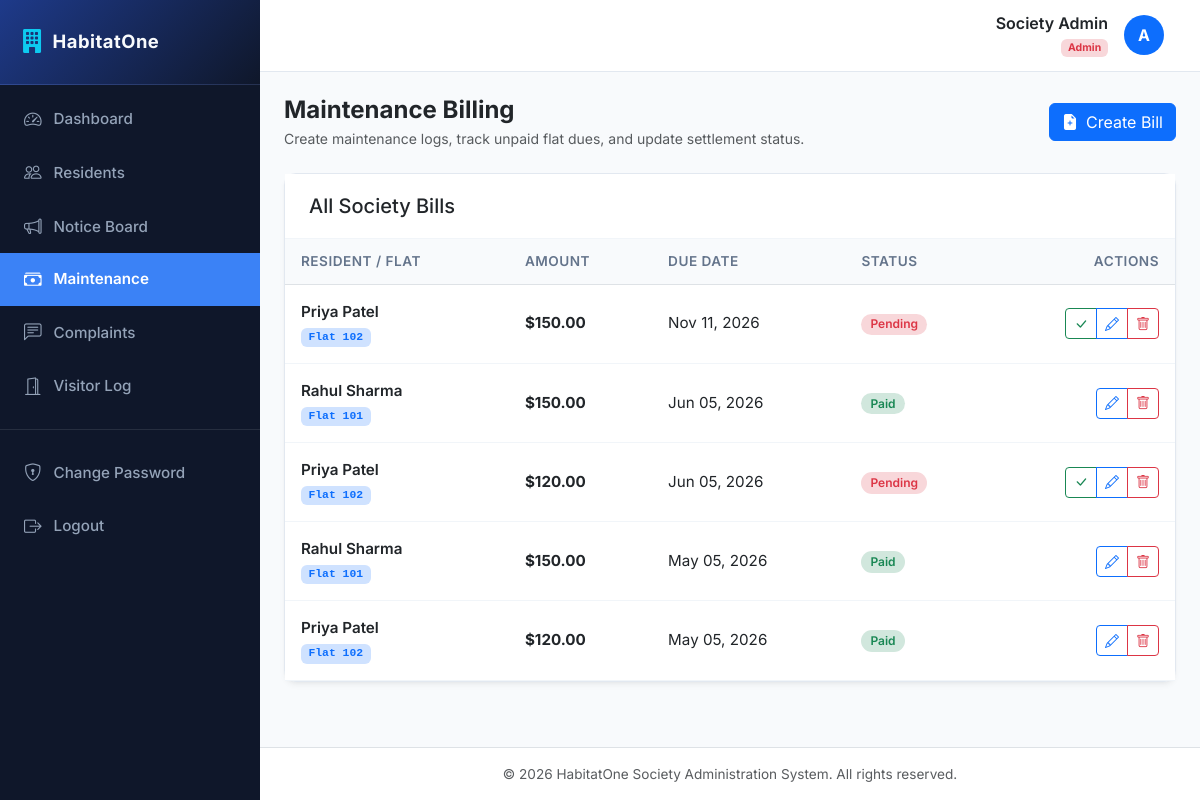
/maintenance/ (signed in), run on the app's committed database.
### accounts/models.py (models this page shows, shortened)
class User(AbstractUser):
    ROLE_CHOICES = (
        ('ADMIN', 'Society Admin'),
        ('RESIDENT', 'Resident'),
    )
    role = models.CharField(max_length=10, choices=ROLE_CHOICES, default='RESIDENT')

### maintenance/models.py (models this page shows, shortened)
class MaintenanceBill(models.Model):
    STATUS_CHOICES = (
        ('PENDING', 'Pending'),
        ('PAID', 'Paid'),
    )
    resident = models.ForeignKey(Resident, on_delete=models.CASCADE, related_name='bills')
    amount = models.DecimalField(max_digits=10, decimal_places=2)
    due_date = models.DateField()
    status = models.CharField(max_length=10, choices=STATUS_CHOICES, default='PENDING')

### residents/models.py (models this page shows, shortened)
class Resident(models.Model):
    user = models.OneToOneField(settings.AUTH_USER_MODEL, on_delete=models.CASCADE, related_name='resident_profile')
    flat_number = models.CharField(max_length=50)
    phone = models.CharField(max_length=15)
    family_members = models.PositiveIntegerField(default=1)
    move_in_date = models.DateField()

### maintenance/views.py (the view, shortened to what this page needs)
# urls.py: path('', views.bill_list, name='list'),
@login_required
def bill_list(request):
    if request.user.role == 'ADMIN':
        bills = MaintenanceBill.objects.all().select_related('resident__user').order_by('-due_date')
        return render(request, 'maintenance/admin_list.html', {'bills': bills})

### templates/maintenance/admin_list.html (shortened to what this page needs)
{% extends 'base.html' %}
{% block content %}
<div class="d-flex justify-content-between align-items-center mb-4">
    <div>
        <h4 class="mb-1 text-dark fw-bold">Maintenance Billing</h4>
        <p class="text-muted mb-0 small">Create maintenance logs, track unpaid flat dues, and update settlement status.</p>
    </div>
    <a href="{% url 'maintenance:create' %}" class="btn btn-primary d-flex align-items-center gap-2">
        <i class="bi bi-file-earmark-plus-fill"></i> Create Bill
    </a>
</div>
<div class="card card-custom">
    <div class="card-header-custom d-flex justify-content-between align-items-center">
        <h5 class="mb-0">All Society Bills</h5>
    </div>
    <div class="card-body-custom p-0">
        <div class="table-responsive">
            <table class="table table-custom align-middle">
                <thead>
                    <tr>
                        <th>Resident / Flat</th>
                        <th>Amount</th>
                        <th>Due Date</th>
                        <th>Status</th>
                        <th class="text-end">Actions</th>
                    </tr>
                </thead>
                <tbody>
                    {% for bill in bills %}
                        <tr>
                            <td>
                                <div class="fw-semibold text-dark">{{ bill.resident.user.get_full_name|default:bill.resident.user.username }}</div>
                                <span class="badge bg-primary-subtle text-primary font-monospace text-xs mt-1">Flat {{ bill.resident.flat_number }}</span>
                            </td>
                            <td class="fw-bold">${{ bill.amount }}</td>
                            <td>{{ bill.due_date|date:"M d, Y" }}</td>
                            <td>
                                {% if bill.status == 'PAID' %}
                                    <span class="badge bg-success-subtle text-success badge-status">Paid</span>
                                {% else %}
                                    <span class="badge bg-danger-subtle text-danger badge-status">Pending</span>
                                {% endif %}
                            </td>
                            <td class="text-end">
                                <div class="btn-group btn-group-sm">
                                    {% if bill.status == 'PENDING' %}
                                        <a href="{% url 'maintenance:mark_paid' bill.pk %}" class="btn btn-outline-success" title="Mark as Paid">
                                            <i class="bi bi-check-lg"></i>
                                        </a>
                                    {% endif %}
                                    <a href="{% url 'maintenance:edit' bill.pk %}" class="btn btn-outline-primary" title="Edit Bill">
                                        <i class="bi bi-pencil"></i>
                                    </a>
                                    <a href="{% url 'maintenance:delete' bill.pk %}" class="btn btn-outline-danger" title="Delete Bill">
                                        <i class="bi bi-trash"></i>
                                    </a>
                                </div>
                            </td>
                        </tr>
                    {% endfor %}
                </tbody>
            </table>
        </div>
    </div>
</div>
{% endblock %}

### templates/base.html (shortened to what this page needs)
<!DOCTYPE html>
<html lang="en">
<head>
    <link href="https://cdn.jsdelivr.net/npm/bootstrap@5.3.0/dist/css/bootstrap.min.css" rel="stylesheet">
    <link rel="stylesheet" href="https://cdn.jsdelivr.net/npm/bootstrap-icons@1.10.5/font/bootstrap-icons.css">
</head>
<body>
    <div class="d-flex" id="wrapper">
        <div id="sidebar-wrapper">
            <div class="sidebar-heading d-flex align-items-center gap-2">
                <i class="bi bi-building-fill text-info fs-4"></i>
                <span>HabitatOne</span>
            </div>
            <div class="list-group list-group-flush mt-2">
                <a href="{% url 'dashboard:home' %}" class="list-group-item list-group-item-action {% if request.resolver_match.app_name == 'dashboard' %}active{% endif %}">
                    <i class="bi bi-speedometer2"></i> Dashboard
                </a>
                {% if request.user.role == 'ADMIN' %}
                <a href="{% url 'residents:list' %}" class="list-group-item list-group-item-action {% if request.resolver_match.app_name == 'residents' %}active{% endif %}">
                    <i class="bi bi-people"></i> Residents
                </a>
                {% endif %}
                <a href="{% url 'notices:list' %}" class="list-group-item list-group-item-action {% if request.resolver_match.app_name == 'notices' %}active{% endif %}">
                    <i class="bi bi-megaphone"></i> Notice Board
                </a>
                <a href="{% url 'maintenance:list' %}" class="list-group-item list-group-item-action {% if request.resolver_match.app_name == 'maintenance' %}active{% endif %}">
                    <i class="bi bi-cash-stack"></i> Maintenance
                </a>
                <a href="{% url 'complaints:list' %}" class="list-group-item list-group-item-action {% if request.resolver_match.app_name == 'complaints' %}active{% endif %}">
                    <i class="bi bi-chat-left-text"></i> Complaints
                </a>
                <a href="{% url 'visitors:list' %}" class="list-group-item list-group-item-action {% if request.resolver_match.app_name == 'visitors' %}active{% endif %}">
                    <i class="bi bi-door-open"></i> Visitor Log
                </a>
                <div class="border-top border-secondary my-3 opacity-25"></div>
                <a href="{% url 'accounts:password_change' %}" class="list-group-item list-group-item-action {% if request.resolver_match.url_name == 'password_change' %}active{% endif %}">
                    <i class="bi bi-shield-lock"></i> Change Password
                </a>
                <a href="{% url 'accounts:logout' %}" class="list-group-item list-group-item-action">
                    <i class="bi bi-box-arrow-right"></i> Logout
                </a>
            </div>
        </div>
        <div id="page-content-wrapper">
            <nav class="navbar navbar-expand-lg navbar-custom navbar-light">
                <div class="container-fluid">
                    <div class="ms-auto d-flex align-items-center gap-3">
                        <div class="text-end d-none d-sm-block">
                            <h6 class="mb-0 fw-semibold text-dark">{{ request.user.get_full_name|default:request.user.username }}</h6>
                            <small class="text-muted">
                                {% if request.user.role == 'ADMIN' %}
                                    <span class="badge bg-danger-subtle text-danger">Admin</span>
                                {% else %}
                                    <span class="badge bg-primary-subtle text-primary">Resident - Flat {{ request.user.resident_profile.flat_number|default:"N/A" }}</span>
                                {% endif %}
                            </small>
                        </div>
                        <div class="avatar bg-primary text-white rounded-circle d-flex align-items-center justify-content-center fw-bold" style="width: 40px; height: 40px;">
                            {{ request.user.username|make_list|first|upper }}
                        </div>
                    </div>
                </div>
            </nav>
            <div class="container-fluid px-4 py-4 flex-grow-1">
                {% block content %}{% endblock %}
            </div>
            <footer class="bg-white border-top py-3 text-center text-muted mt-auto" style="font-size: 0.85rem;">
                <div class="container">
                    <span>&copy; 2026 HabitatOne Society Administration System. All rights reserved.</span>
                </div>
            </footer>
        </div>
    </div>
</body>
</html>

### templates/base.html (style rules this page uses)
:root { --primary-bg: #f8fafc; --sidebar-bg: #0f172a; --sidebar-hover: #1e293b; --sidebar-active: #3b82f6; --card-shadow: 0 4px 6px -1px rgb(0 0 0 / 0.05), 0 2px 4px -2px rgb(0 0 0 / 0.05); --header-bg: #ffffff; --accent-color: #2563eb; --text-main: #1e293b; --text-muted: #64748b; }
body { font-family: 'Inter', sans-serif; background-color: var(--primary-bg); color: var(--text-main); overflow-x: hidden; }
#sidebar-wrapper { min-height: 100vh; width: 260px; background-color: var(--sidebar-bg); color: #f8fafc; transition: all 0.25s ease; position: fixed; z-index: 1000; }
#sidebar-wrapper .sidebar-heading { padding: 1.5rem 1.25rem; font-size: 1.15rem; font-weight: 700; letter-spacing: 0.5px; border-bottom: 1px solid rgba(255, 255, 255, 0.08); background: linear-gradient(135deg, #1e3a8a, #0f172a); }
#sidebar-wrapper .list-group-item { background-color: transparent; color: #94a3b8; border: none; padding: 0.85rem 1.5rem; font-size: 0.95rem; font-weight: 500; display: flex; align-items: center; gap: 12px; transition: all 0.2s ease; }
#sidebar-wrapper .list-group-item i { font-size: 1.1rem; transition: transform 0.2s ease; }
#sidebar-wrapper .list-group-item.active { background-color: var(--sidebar-active); color: #ffffff; font-weight: 600; border-radius: 0; }
#page-content-wrapper { margin-left: 260px; min-width: 0; width: calc(100% - 260px); min-height: 100vh; display: flex; flex-direction: column; transition: all 0.25s ease; }
.navbar-custom { background-color: var(--header-bg); border-bottom: 1px solid #e2e8f0; padding: 0.85rem 1.5rem; }
.card-custom { background-color: #ffffff; border: 1px solid #e2e8f0; border-radius: 12px; box-shadow: var(--card-shadow); margin-bottom: 1.5rem; transition: transform 0.15s ease, box-shadow 0.15s ease; }
.card-header-custom { background-color: #ffffff; border-bottom: 1px solid #f1f5f9; padding: 1.25rem 1.5rem; font-weight: 600; font-size: 1.05rem; }
.card-body-custom { padding: 1.5rem; }
.table-custom { margin-bottom: 0; }
.table-custom th { font-weight: 600; color: var(--text-muted); border-bottom-width: 1px; font-size: 0.85rem; text-transform: uppercase; letter-spacing: 0.5px; background-color: #f8fafc; padding: 0.75rem 1rem; }
.table-custom td { padding: 1rem; vertical-align: middle; font-size: 0.95rem; border-bottom: 1px solid #f1f5f9; }
.badge-status { padding: 0.4em 0.75em; font-size: 0.75rem; font-weight: 600; border-radius: 30px; }

### data on the page
User: user.get_full_name "Society Admin", user.username|make_list "A"
MaintenanceBill: resident.user.get_full_name "Priya Patel", resident.flat_number "102", amount "150.00", due_date "Nov 11, 2026", status "Pending"
MaintenanceBill: resident.user.get_full_name "Rahul Sharma", resident.flat_number "101", amount "150.00", due_date "Jun 05, 2026", status "Paid"
MaintenanceBill: resident.user.get_full_name "Priya Patel", resident.flat_number "102", amount "120.00", due_date "Jun 05, 2026", status "Pending"
MaintenanceBill: resident.user.get_full_name "Rahul Sharma", resident.flat_number "101", amount "150.00", due_date "May 05, 2026", status "Paid"
MaintenanceBill: resident.user.get_full_name "Priya Patel", resident.flat_number "102", amount "120.00", due_date "May 05, 2026", status "Paid"
